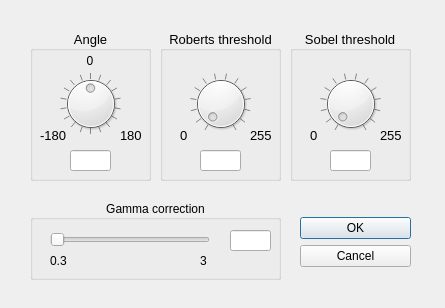
<?xml version="1.0" encoding="UTF-8"?>
<ui version="4.0">
 <class>RotationDialog</class>
 <widget class="QDialog" name="RotationDialog">
  <property name="geometry">
   <rect>
    <x>0</x>
    <y>0</y>
    <width>445</width>
    <height>308</height>
   </rect>
  </property>
  <property name="windowTitle">
   <string>Settings</string>
  </property>
  <property name="windowIcon">
   <iconset resource="images/rrr.qrc">
    <normaloff>:/rrr/settings.png</normaloff>:/rrr/settings.png</iconset>
  </property>
  <widget class="QDialogButtonBox" name="buttonBox">
   <property name="geometry">
    <rect>
     <x>300</x>
     <y>201</y>
     <width>111</width>
     <height>81</height>
    </rect>
   </property>
   <property name="orientation">
    <enum>Qt::Vertical</enum>
   </property>
   <property name="standardButtons">
    <set>QDialogButtonBox::Cancel|QDialogButtonBox::Ok</set>
   </property>
   <property name="centerButtons">
    <bool>true</bool>
   </property>
  </widget>
  <widget class="QGroupBox" name="AngleBox">
   <property name="geometry">
    <rect>
     <x>30</x>
     <y>30</y>
     <width>121</width>
     <height>151</height>
    </rect>
   </property>
   <property name="font">
    <font>
     <pointsize>10</pointsize>
    </font>
   </property>
   <property name="title">
    <string>Angle</string>
   </property>
   <property name="alignment">
    <set>Qt::AlignCenter</set>
   </property>
   <widget class="QLabel" name="label_3">
    <property name="geometry">
     <rect>
      <x>50</x>
      <y>20</y>
      <width>16</width>
      <height>21</height>
     </rect>
    </property>
    <property name="font">
     <font>
      <pointsize>9</pointsize>
     </font>
    </property>
    <property name="text">
     <string>  0</string>
    </property>
   </widget>
   <widget class="QDial" name="dial_angle">
    <property name="geometry">
     <rect>
      <x>30</x>
      <y>43</y>
      <width>61</width>
      <height>61</height>
     </rect>
    </property>
    <property name="minimum">
     <number>-180</number>
    </property>
    <property name="maximum">
     <number>180</number>
    </property>
    <property name="value">
     <number>0</number>
    </property>
    <property name="sliderPosition">
     <number>0</number>
    </property>
    <property name="orientation">
     <enum>Qt::Horizontal</enum>
    </property>
    <property name="invertedAppearance">
     <bool>false</bool>
    </property>
    <property name="invertedControls">
     <bool>false</bool>
    </property>
    <property name="wrapping">
     <bool>true</bool>
    </property>
    <property name="notchTarget">
     <double>20.000000000000000</double>
    </property>
    <property name="notchesVisible">
     <bool>true</bool>
    </property>
   </widget>
   <widget class="QLabel" name="label_2">
    <property name="geometry">
     <rect>
      <x>90</x>
      <y>90</y>
      <width>31</width>
      <height>31</height>
     </rect>
    </property>
    <property name="text">
     <string>180</string>
    </property>
   </widget>
   <widget class="QLabel" name="label">
    <property name="geometry">
     <rect>
      <x>10</x>
      <y>90</y>
      <width>31</width>
      <height>31</height>
     </rect>
    </property>
    <property name="text">
     <string>-180</string>
    </property>
   </widget>
   <widget class="QLineEdit" name="angle">
    <property name="geometry">
     <rect>
      <x>40</x>
      <y>120</y>
      <width>41</width>
      <height>21</height>
     </rect>
    </property>
   </widget>
  </widget>
  <widget class="QGroupBox" name="groupBox">
   <property name="geometry">
    <rect>
     <x>30</x>
     <y>200</y>
     <width>251</width>
     <height>80</height>
    </rect>
   </property>
   <property name="font">
    <font>
     <pointsize>9</pointsize>
    </font>
   </property>
   <property name="title">
    <string>Gamma correction</string>
   </property>
   <property name="alignment">
    <set>Qt::AlignCenter</set>
   </property>
   <widget class="QSlider" name="gammaSlider">
    <property name="geometry">
     <rect>
      <x>20</x>
      <y>30</y>
      <width>160</width>
      <height>19</height>
     </rect>
    </property>
    <property name="minimum">
     <number>30</number>
    </property>
    <property name="maximum">
     <number>300</number>
    </property>
    <property name="singleStep">
     <number>1</number>
    </property>
    <property name="pageStep">
     <number>5</number>
    </property>
    <property name="orientation">
     <enum>Qt::Horizontal</enum>
    </property>
   </widget>
   <widget class="QLineEdit" name="gamma">
    <property name="geometry">
     <rect>
      <x>200</x>
      <y>30</y>
      <width>41</width>
      <height>21</height>
     </rect>
    </property>
    <property name="maxLength">
     <number>5</number>
    </property>
   </widget>
   <widget class="QLabel" name="label_4">
    <property name="geometry">
     <rect>
      <x>20</x>
      <y>50</y>
      <width>31</width>
      <height>21</height>
     </rect>
    </property>
    <property name="text">
     <string>0.3</string>
    </property>
   </widget>
   <widget class="QLabel" name="label_9">
    <property name="geometry">
     <rect>
      <x>170</x>
      <y>50</y>
      <width>16</width>
      <height>21</height>
     </rect>
    </property>
    <property name="text">
     <string>3</string>
    </property>
   </widget>
  </widget>
  <widget class="QGroupBox" name="Robert_box">
   <property name="geometry">
    <rect>
     <x>160</x>
     <y>30</y>
     <width>121</width>
     <height>151</height>
    </rect>
   </property>
   <property name="font">
    <font>
     <pointsize>10</pointsize>
    </font>
   </property>
   <property name="title">
    <string>Roberts threshold</string>
   </property>
   <property name="alignment">
    <set>Qt::AlignCenter</set>
   </property>
   <widget class="QDial" name="dial_robert">
    <property name="geometry">
     <rect>
      <x>30</x>
      <y>43</y>
      <width>61</width>
      <height>61</height>
     </rect>
    </property>
    <property name="minimum">
     <number>0</number>
    </property>
    <property name="maximum">
     <number>255</number>
    </property>
    <property name="value">
     <number>0</number>
    </property>
    <property name="sliderPosition">
     <number>0</number>
    </property>
    <property name="orientation">
     <enum>Qt::Horizontal</enum>
    </property>
    <property name="invertedAppearance">
     <bool>false</bool>
    </property>
    <property name="invertedControls">
     <bool>false</bool>
    </property>
    <property name="wrapping">
     <bool>false</bool>
    </property>
    <property name="notchTarget">
     <double>20.000000000000000</double>
    </property>
    <property name="notchesVisible">
     <bool>true</bool>
    </property>
   </widget>
   <widget class="QLabel" name="label_5">
    <property name="geometry">
     <rect>
      <x>90</x>
      <y>90</y>
      <width>31</width>
      <height>31</height>
     </rect>
    </property>
    <property name="text">
     <string>255</string>
    </property>
   </widget>
   <widget class="QLabel" name="label_6">
    <property name="geometry">
     <rect>
      <x>20</x>
      <y>90</y>
      <width>31</width>
      <height>31</height>
     </rect>
    </property>
    <property name="text">
     <string>0</string>
    </property>
   </widget>
   <widget class="QLineEdit" name="robert">
    <property name="geometry">
     <rect>
      <x>40</x>
      <y>120</y>
      <width>41</width>
      <height>21</height>
     </rect>
    </property>
   </widget>
  </widget>
  <widget class="QGroupBox" name="Sobel_box">
   <property name="geometry">
    <rect>
     <x>290</x>
     <y>30</y>
     <width>121</width>
     <height>151</height>
    </rect>
   </property>
   <property name="font">
    <font>
     <pointsize>10</pointsize>
    </font>
   </property>
   <property name="title">
    <string>Sobel threshold</string>
   </property>
   <property name="alignment">
    <set>Qt::AlignCenter</set>
   </property>
   <property name="flat">
    <bool>false</bool>
   </property>
   <property name="checkable">
    <bool>false</bool>
   </property>
   <widget class="QDial" name="dial_sobel">
    <property name="geometry">
     <rect>
      <x>30</x>
      <y>43</y>
      <width>61</width>
      <height>61</height>
     </rect>
    </property>
    <property name="minimum">
     <number>0</number>
    </property>
    <property name="maximum">
     <number>255</number>
    </property>
    <property name="value">
     <number>0</number>
    </property>
    <property name="sliderPosition">
     <number>0</number>
    </property>
    <property name="orientation">
     <enum>Qt::Horizontal</enum>
    </property>
    <property name="invertedAppearance">
     <bool>false</bool>
    </property>
    <property name="invertedControls">
     <bool>false</bool>
    </property>
    <property name="wrapping">
     <bool>false</bool>
    </property>
    <property name="notchTarget">
     <double>20.000000000000000</double>
    </property>
    <property name="notchesVisible">
     <bool>true</bool>
    </property>
   </widget>
   <widget class="QLabel" name="label_7">
    <property name="geometry">
     <rect>
      <x>90</x>
      <y>90</y>
      <width>31</width>
      <height>31</height>
     </rect>
    </property>
    <property name="text">
     <string>255</string>
    </property>
   </widget>
   <widget class="QLabel" name="label_8">
    <property name="geometry">
     <rect>
      <x>20</x>
      <y>90</y>
      <width>31</width>
      <height>31</height>
     </rect>
    </property>
    <property name="text">
     <string>0</string>
    </property>
   </widget>
   <widget class="QLineEdit" name="sobel">
    <property name="geometry">
     <rect>
      <x>40</x>
      <y>120</y>
      <width>41</width>
      <height>21</height>
     </rect>
    </property>
   </widget>
  </widget>
 </widget>
 <resources>
  <include location="images/rrr.qrc"/>
 </resources>
 <connections>
  <connection>
   <sender>buttonBox</sender>
   <signal>accepted()</signal>
   <receiver>RotationDialog</receiver>
   <slot>accept()</slot>
   <hints>
    <hint type="sourcelabel">
     <x>248</x>
     <y>254</y>
    </hint>
    <hint type="destinationlabel">
     <x>157</x>
     <y>274</y>
    </hint>
   </hints>
  </connection>
  <connection>
   <sender>buttonBox</sender>
   <signal>rejected()</signal>
   <receiver>RotationDialog</receiver>
   <slot>reject()</slot>
   <hints>
    <hint type="sourcelabel">
     <x>316</x>
     <y>260</y>
    </hint>
    <hint type="destinationlabel">
     <x>286</x>
     <y>274</y>
    </hint>
   </hints>
  </connection>
 </connections>
</ui>
